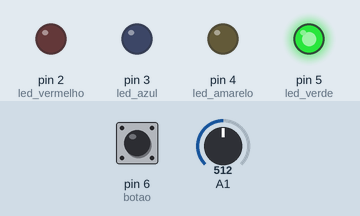
This sketch was run on a simulated Arduino Uno, built with avr-gcc and run on an emulated ATmega328P. Parts: output pins drawn as LEDs (lit = HIGH). Dashed ring = blinking. The inputs (shaded band) are chosen by the test bench; at power-on: A1 = 512, pin 6 (botao) HIGH.

Above: at 1.29 s.
1.3 s: A1 set to 0
At 1.49 s:
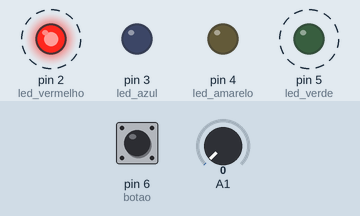
4.3 s: A1 set to 511
At 4.36 s:
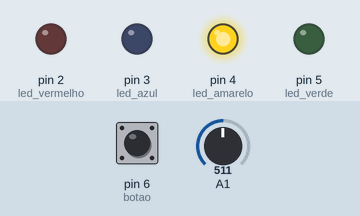
At 5.43 s:
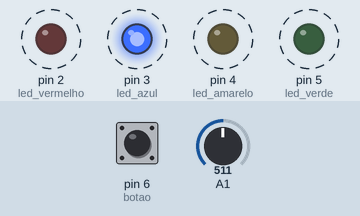
Timing chart, 0 to 13.3 s (numbered marks = the images above; inputs shaded):
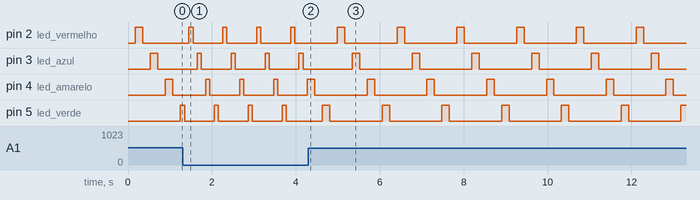

Measured:
- after the input at 1.3 s, pin 2 (led_vermelho): alternates HIGH for 0.10 s and LOW for 0.71 s, starting after 0.15 s; pin 3 (led_azul): alternates HIGH for 0.10 s and LOW for 0.71 s, starting after 0.35 s
- after the input at 4.3 s, pin 2 (led_vermelho): alternates HIGH for 0.18 s and LOW for 1.2 s, starting after 0.69 s; pin 3 (led_azul): alternates HIGH for 0.18 s and LOW for 1.2 s, starting after 1.0 s

The sketch:

sequencia_led_com_potenciometro.ino
```cpp
int led_vermelho = 2;
int led_azul = 3;
int led_amarelo = 4;
int led_verde = 5;
int botao = 6;


void setup() {
    pinMode(led_vermelho, OUTPUT);
    pinMode(led_azul, OUTPUT);
    pinMode(led_amarelo, OUTPUT);
    pinMode(led_verde, OUTPUT);
    pinMode(botao, INPUT_PULLUP);
}

int led = 2;
unsigned long anterior = 0;
bool inverter = false;

void loop() {
    unsigned long atual = millis();

    if (atual > anterior + map(analogRead(A1), 0, 1023, 100, 255)) {
        int estado_led = digitalRead(led);

        digitalWrite(led, !estado_led);

        anterior = atual;

        if (estado_led) {
            if (inverter) {
                if (led == 2) {
                    led = 5;
                } else {
                    led -= 1;
                }
            } else {
                if (led == 5) {
                    led = 2;
                } else {
                    led += 1;
                }
            }
        }
    } else {
        if (digitalRead(botao) == LOW) {
            inverter = !inverter;

            digitalWrite(led, LOW);

            if (inverter) {
                led = 5;
            } else {
                led = 2;
            }
        }
    }
}
```
